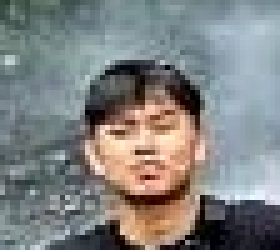
#> input picture aadc2.png, 56 x 50 px (shown 5 times larger)
$ python 'L7_Menghitung deteksi sawit dengan template matching.py'
#> lines starting #> are read from the running program, lines starting #| are printed output that depends on the picture
# tampilkan kedua gambar
import cv2
from matplotlib import pyplot as plt
# panggil dan konversi warna agar sesuai dengan Matplotlib
sawit = cv2.imread('aadc2.png')
#> sawit is the input picture: shape (50, 56, 3); mean B, G, R 128.8, 130, 128.7
sawit = cv2.cvtColor(sawit, cv2.COLOR_BGR2RGB)
# panggil dan konversi warna agar sesuai dengan Matplotlib
kebun_sawit = cv2.imread('aadc.jpeg')
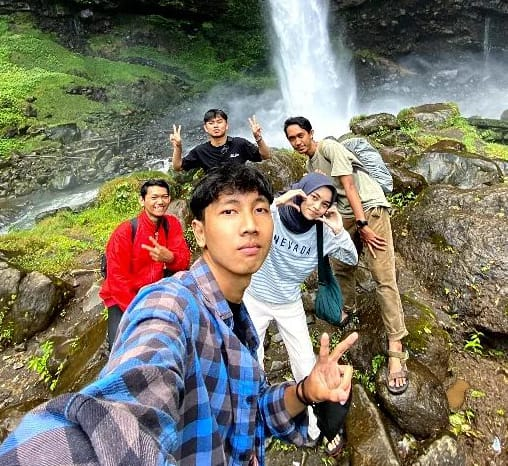
#> input picture aadc.jpeg, 508 x 466 px
#> kebun_sawit is the input picture: shape (466, 508, 3); mean B, G, R 103, 118.7, 122.6
kebun_sawit = cv2.cvtColor(kebun_sawit, cv2.COLOR_BGR2RGB)
plt.subplot(121),plt.imshow(sawit), plt.title('Heru Ramdani')
plt.subplot(122),plt.imshow(kebun_sawit), plt.title('Foto selfie')
plt.show()
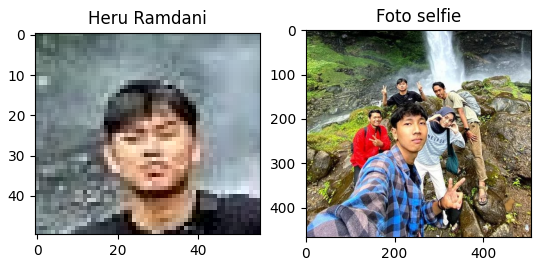
#> figure drawn by matplotlib, 2 panels
